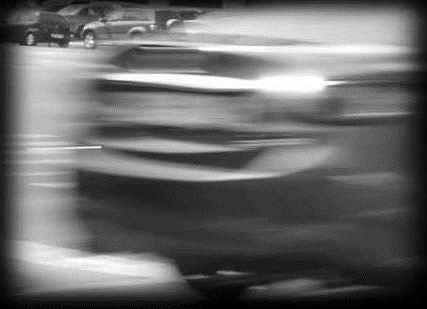
//> input picture Electrical 24-25/Motion_Filter/black_car_crop.png, 427 x 309 px
$ ./DeblurInCpp -image=black_car_crop.png   (built with g++ and OpenCV 4)
//> lines starting //> are read from the running program, lines starting //| are printed output that depends on the picture; after the words box and inside, x2 and y2 are one past the last pixel; in counts of white or black regions, pixels touching at a corner belong together

#include <iostream>
#include "opencv2/imgproc.hpp"
#include "opencv2/imgcodecs.hpp"

using namespace cv;
using namespace std;

void help();
void calcPSF(Mat& outputImg, Size filterSize, int len, double theta);
void fftshift(const Mat& inputImg, Mat& outputImg);
void filter2DFreq(const Mat& inputImg, Mat& outputImg, const Mat& H);
void calcWnrFilter(const Mat& input_h_PSF, Mat& output_G, double nsr);
void edgetaper(const Mat& inputImg, Mat& outputImg, double gamma = 5.0, double beta = 0.2);

const String keys =
"{help h usage ? |               | print this message             }"
"{image          |../slight_word_blur.jpg| input image name               }"
"{LEN            |175            | length of a motion             }"
"{THETA          |5            | angle of a motion in degrees   }"
"{SNR            |15            | signal to noise ratio          }"
;

int main(int argc, char *argv[])
{
    help();
    CommandLineParser parser(argc, argv, keys);
    if (parser.has("help"))
    {
        parser.printMessage();
        return 0;
    }

    int LEN = parser.get<int>("LEN");
    double THETA = parser.get<double>("THETA");
    int snr = parser.get<int>("SNR");
    string strInFileName = parser.get<String>("image");

    if (!parser.check())
    {
        parser.printErrors();
        return 0;
    }

    Mat imgIn;
    imgIn = imread(strInFileName, IMREAD_GRAYSCALE);
//> imgIn is the input picture: 309 rows x 427 cols, CV_8UC1; min 0, max 255, mean 105.3
    if (imgIn.empty()) //check whether the image is loaded or not
    {
        cout << "ERROR : Image cannot be loaded..!!" << endl;
        return -1;
    }
    //imgIn = imgIn(cv::Range(140, 200), cv::Range(70, 140));
    //imwrite("../imrange.jpg", imgIn);

    Mat imgOut;

    // it needs to process even image only
    Rect roi = Rect(0, 0, imgIn.cols & -2, imgIn.rows & -2);
//> roi = Rect(0, 0, 426, 308)

    //Hw calculation (start)
    Mat Hw, h;
    calcPSF(h, roi.size(), LEN, THETA);
    calcWnrFilter(h, Hw, 1.0 / double(snr));
    //Hw calculation (stop)

    imgIn.convertTo(imgIn, CV_32F);
    edgetaper(imgIn, imgIn);

    // filtering (start)
    filter2DFreq(imgIn(roi), imgOut, Hw);
    // filtering (stop)

    imgOut.convertTo(imgOut, CV_8U);
    normalize(imgOut, imgOut, 0, 255, NORM_MINMAX);
    imwrite("../result.jpg", imgOut);
    return 0;
}

void help()
{
    cout << "2018-08-14" << endl;
    cout << "Motion_deblur_v2" << endl;
    cout << "You will learn how to recover an image with motion blur distortion using a Wiener filter" << endl;
}

void calcPSF(Mat& outputImg, Size filterSize, int len, double theta)
{
//> called with filterSize = Size(426, 308), len = 175, theta = 5
    Mat h(filterSize, CV_32F, Scalar(0));
    Point point(filterSize.width / 2, filterSize.height / 2);
//> point = Point(213, 154)
    ellipse(h, point, Size(0, cvRound(float(len) / 2.0)), 90.0 - theta, 0, 360, Scalar(255), FILLED);
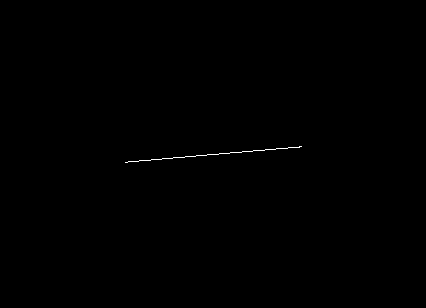
//> h: 308 rows x 426 cols, CV_32FC1; 0.14% white in thin lines or dots, all inside (x1, y1, x2, y2) = (125, 146, 302, 163)
    Scalar summa = sum(h);
//> summa = Scalar(45390)
    outputImg = h / summa[0];
}

void fftshift(const Mat& inputImg, Mat& outputImg)
{
    outputImg = inputImg.clone();
    int cx = outputImg.cols / 2;
//> cx = 213
    int cy = outputImg.rows / 2;
//> cy = 154
    Mat q0(outputImg, Rect(0, 0, cx, cy));
    Mat q1(outputImg, Rect(cx, 0, cx, cy));
    Mat q2(outputImg, Rect(0, cy, cx, cy));
    Mat q3(outputImg, Rect(cx, cy, cx, cy));
    Mat tmp;
    q0.copyTo(tmp);
    q3.copyTo(q0);
    tmp.copyTo(q3);
    q1.copyTo(tmp);
    q2.copyTo(q1);
    tmp.copyTo(q2);
}

void filter2DFreq(const Mat& inputImg, Mat& outputImg, const Mat& H)
{
    Mat planes[2] = { Mat_<float>(inputImg.clone()), Mat::zeros(inputImg.size(), CV_32F) };
    Mat complexI;
    merge(planes, 2, complexI);
    dft(complexI, complexI, DFT_SCALE);

    Mat planesH[2] = { Mat_<float>(H.clone()), Mat::zeros(H.size(), CV_32F) };
    Mat complexH;
    merge(planesH, 2, complexH);
    Mat complexIH;
    mulSpectrums(complexI, complexH, complexIH, 0);

    idft(complexIH, complexIH);
    split(complexIH, planes);
    outputImg = planes[0];
}

void calcWnrFilter(const Mat& input_h_PSF, Mat& output_G, double nsr)
{
    Mat h_PSF_shifted;
    fftshift(input_h_PSF, h_PSF_shifted);
    Mat planes[2] = { Mat_<float>(h_PSF_shifted.clone()), Mat::zeros(h_PSF_shifted.size(), CV_32F) };
    Mat complexI;
    merge(planes, 2, complexI);
    dft(complexI, complexI);
    split(complexI, planes);
    Mat denom;
    pow(abs(planes[0]), 2, denom);
    denom += nsr;
    divide(planes[0], denom, output_G);
}

void edgetaper(const Mat& inputImg, Mat& outputImg, double gamma, double beta)
{
//> called with gamma = 5, beta = 0.2
    int Nx = inputImg.cols;
//> Nx = 427
    int Ny = inputImg.rows;
//> Ny = 309
    Mat w1(1, Nx, CV_32F, Scalar(0));
//> w1 = 427 values from 0 to 0
    Mat w2(Ny, 1, CV_32F, Scalar(0));
//> w2 = 309 values from 0 to 0

    float* p1 = w1.ptr<float>(0);
    float* p2 = w2.ptr<float>(0);
    float dx = float(2.0 * CV_PI / Nx);
    float x = float(-CV_PI);
    for (int i = 0; i < Nx; i++)
    {
        p1[i] = float(0.5 * (tanh((x + gamma / 2) / beta) - tanh((x - gamma / 2) / beta)));
        x += dx;
    }
    float dy = float(2.0 * CV_PI / Ny);
    float y = float(-CV_PI);
    for (int i = 0; i < Ny; i++)
    {
        p2[i] = float(0.5 * (tanh((y + gamma / 2) / beta) - tanh((y - gamma / 2) / beta)));
        y += dy;
    }
    Mat w = w2 * w1;
    multiply(inputImg, w, outputImg);
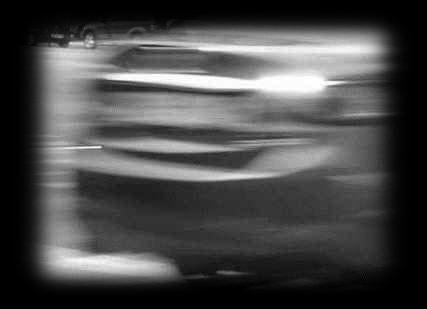
//> inputImg: 309 rows x 427 cols, CV_32FC1; min 0, max 255, mean 73.3
//> in filter2DFreq, `Mat planes[2] = { Mat_<float>(inputImg.clone()), Mat::zeros(inputImg.s..`: planes[1]: 308 rows x 426 cols, CV_32FC1; every value is 0
//> in filter2DFreq, `split(complexIH, planes);`:
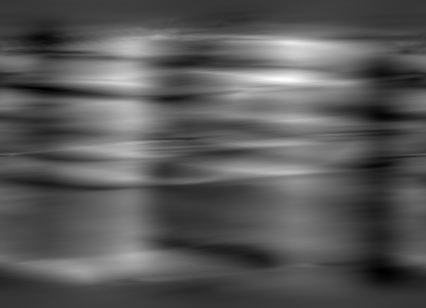
//> planes[0]: 308 rows x 426 cols, CV_32FC1; min -134.3, max 450.6, mean 69.1; drawn with min black and max white
//> in filter2DFreq, `split(complexIH, planes);`:
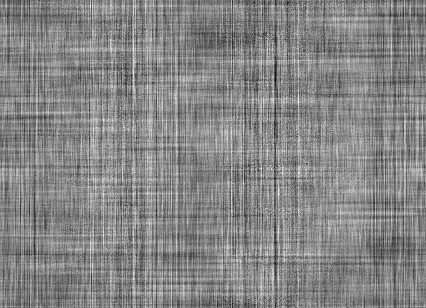
//> planes[1]: 308 rows x 426 cols, CV_32FC1; min -5.45e-05, max 4.94e-05, mean -6.88e-15; drawn with min black and max white
//> in main, `imgOut.convertTo(imgOut, CV_8U);`:
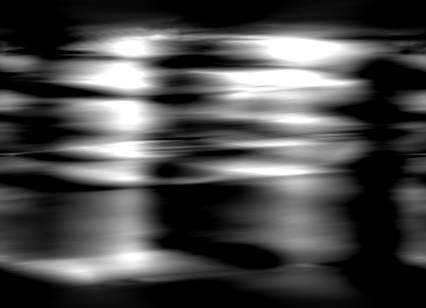
//> imgOut: 308 rows x 426 cols, CV_8UC1; min 0, max 255, mean 73.5
}
